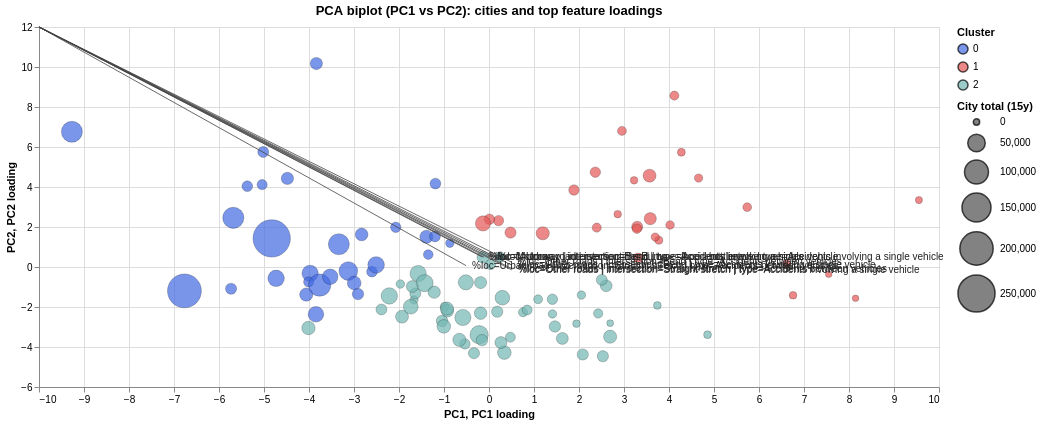

Notebook source saved alongside this figure:
### Code cell
# PCA biplot (Altair): cities as points, top loadings as arrows
# Uses existing PC1/PC2 scores (scatter_df) and PCA loadings from pca2
loadings = (
    pd.DataFrame(pca2.components_.T, index=pct_cols_use, columns=["pc1_loading", "pc2_loading"])
    .reset_index()
    .rename(columns={"index": "feature"})
)
loadings["absmax"] = loadings[["pc1_loading", "pc2_loading"]].abs().max(axis=1)
# Fewer arrows to reduce clutter
loadings_top = loadings.nlargest(8, "absmax")
arrow_scale = 2.0
loadings_top["pc1_arrow"] = loadings_top["pc1_loading"] * arrow_scale
loadings_top["pc2_arrow"] = loadings_top["pc2_loading"] * arrow_scale

# Shared color scale for clusters (royal blue first)
cluster_scale = alt.Scale(
    range=[
        "royalblue",
        "#e45756",
        "#72b7b2",
        "#f58518",
        "#54a24b",
        "#eeca3b",
        "#b279a2",
        "#ff9da6",
        "#9c755f",
        "#bab0ab",
    ]
)

points = (
    alt.Chart(scatter_df)
    .mark_circle(opacity=0.7, stroke="black", strokeWidth=0.3)
    .encode(
        x=alt.X("pc1", title="PC1"),
        y=alt.Y("pc2", title="PC2"),
        color=alt.Color("cluster:N", scale=cluster_scale, legend=alt.Legend(title="Cluster")),
        size=alt.Size("city_total_15y", title="City total (15y)", scale=alt.Scale(range=[40, 1400])),
        tooltip=["city", "cluster:N", alt.Tooltip("city_total_15y", format=",")],
    )
    .properties(width=900, height=360)
)

# Arrows from origin to scaled loading tip (typed x/y to avoid Vega-Lite type errors)
arrows = (
    alt.Chart(loadings_top)
    .mark_rule(color="#444", opacity=0.8)
    .encode(
        x=alt.X("pc1_arrow:Q", title="PC1 loading"),
        x2=alt.value(0),
        y=alt.Y("pc2_arrow:Q", title="PC2 loading"),
        y2=alt.value(0),
        tooltip=["feature", alt.Tooltip("pc1_loading", format=".3f"), alt.Tooltip("pc2_loading", format=".3f")],
    )
)

arrow_labels = (
    alt.Chart(loadings_top)
    .mark_text(dx=6, dy=0, align="left", fontSize=10, color="#222")
    .encode(
        x="pc1_arrow:Q",
        y="pc2_arrow:Q",
        text="feature",
    )
)

biplot = (points + arrows + arrow_labels).properties(
    title="PCA biplot (PC1 vs PC2): cities and top feature loadings"
)

biplot

### Figure 1 — Vega-Lite specification as saved in the notebook (floating-point values rounded to 4 significant figures)
{"config": {"view": {"continuousWidth": 300, "continuousHeight": 300}}, "layer": [{"data": {"name": "data-f9d9a98d16eb04e937f2fb3351f4aab8"}, "mark": {"type": "circle", "opacity": 0.7, "stroke": "black", "strokeWidth": 0.3}, "encoding": {"color": {"field": "cluster", "legend": {"title": "Cluster"}, "scale": {"range": ["royalblue", "#e45756", "#72b7b2", "#f58518", "#54a24b", "#eeca3b", "#b279a2", "#ff9da6", "#9c755f", "#bab0ab"]}, "type": "nominal"}, "size": {"field": "city_total_15y", "scale": {"range": [40, 1400]}, "title": "City total (15y)", "type": "quantitative"}, "tooltip": [{"field": "city", "type": "nominal"}, {"field": "cluster", "type": "nominal"}, {"field": "city_total_15y", "format": ",", "type": "quantitative"}], "x": {"field": "pc1", "title": "PC1", "type": "quantitative"}, "y": {"field": "pc2", "title": "PC2", "type": "quantitative"}}}, {"data": {"name": "data-6879870027a2fa0d95b084c129ffd3d7"}, "mark": {"type": "rule", "color": "#444", "opacity": 0.8}, "encoding": {"tooltip": [{"field": "feature", "type": "nominal"}, {"field": "pc1_loading", "format": ".3f", "type": "quantitative"}, {"field": "pc2_loading", "format": ".3f", "type": "quantitative"}], "x": {"field": "pc1_arrow", "title": "PC1 loading", "type": "quantitative"}, "x2": {"value": 0}, "y": {"field": "pc2_arrow", "title": "PC2 loading", "type": "quantitative"}, "y2": {"value": 0}}}, {"data": {"name": "data-6879870027a2fa0d95b084c129ffd3d7"}, "mark": {"type": "text", "align": "left", "color": "#222", "dx": 6, "dy": 0, "fontSize": 10}, "encoding": {"text": {"field": "feature", "type": "nominal"}, "x": {"field": "pc1_arrow", "type": "quantitative"}, "y": {"field": "pc2_arrow", "type": "quantitative"}}}], "height": 360, "title": "PCA biplot (PC1 vs PC2): cities and top feature loadings", "width": 900, "$schema": "https://vega.github.io/schema/vega-lite/v5.20.1.json", "datasets": {"data-f9d9a98d16eb04e937f2fb3351f4aab8": [{"pc1": 0.7553, "pc2": -2.267, "cluster": 2, "city": "Agrigento", "city_total_15y": 7922.0}, {"pc1": -0.1867, "pc2": -0.7787, "cluster": 2, "city": "Alessandria", "city_total_15y": 19940.0}, {"pc1": -1.392, "pc2": 1.512, "cluster": 0, "city": "Ancona", "city_total_15y": 24750.0}, {"pc1": 0.4782, "pc2": 1.721, "cluster": 1, "city": "Arezzo", "city_total_15y": 15850.0}, {"pc1": -2.072, "pc2": 1.986, "cluster": 0, "city": "Ascoli Piceno", "city_total_15y": 12500.0}, {"pc1": 0.2462, "pc2": 0.5434, "cluster": 2, "city": "Asti", "city_total_15y": 7192.0}, {"pc1": 2.955, "pc2": 6.805, "cluster": 1, "city": "Avellino", "city_total_15y": 7573.0}, {"pc1": -0.2193, "pc2": -3.385, "cluster": 2, "city": "Bari", "city_total_15y": 55040.0}, {"pc1": -0.5353, "pc2": -3.846, "cluster": 2, "city": "Barletta-Andria-Trani", "city_total_15y": 12770.0}, {"pc1": 5.738, "pc2": 2.992, "cluster": 1, "city": "Belluno", "city_total_15y": 6973.0}, {"pc1": 3.774, "pc2": 1.341, "cluster": 1, "city": "Benevento", "city_total_15y": 4566.0}, {"pc1": -1.574, "pc2": -0.3284, "cluster": 2, "city": "Bergamo", "city_total_15y": 42360.0}, {"pc1": -1.667, "pc2": -1.646, "cluster": 2, "city": "Biella", "city_total_15y": 5556.0}, {"pc1": -3.126, "pc2": -0.2021, "cluster": 0, "city": "Bologna", "city_total_15y": 57780.0}, {"pc1": 3.568, "pc2": 4.566, "cluster": 1, "city": "Bolzano/Bozen", "city_total_15y": 24080.0}, {"pc1": -1.431, "pc2": -0.8081, "cluster": 2, "city": "Brescia", "city_total_15y": 47190.0}, {"pc1": 2.083, "pc2": -4.373, "cluster": 2, "city": "Brindisi", "city_total_15y": 15850.0}, {"pc1": -0.1562, "pc2": -3.657, "cluster": 2, "city": "Cagliari", "city_total_15y": 17000.0}, {"pc1": -0.984, "pc2": -1.984, "cluster": 2, "city": "Caltanissetta", "city_total_15y": 7696.0}, {"pc1": 3.694, "pc2": 1.499, "cluster": 1, "city": "Campobasso", "city_total_15y": 5352.0}, {"pc1": 2.693, "pc2": -2.808, "cluster": 2, "city": "Carbonia-Iglesias", "city_total_15y": 1237.0}, {"pc1": -1.218, "pc2": -1.261, "cluster": 2, "city": "Caserta", "city_total_15y": 20700.0}, {"pc1": -3.975, "pc2": -0.318, "cluster": 0, "city": "Catania", "city_total_15y": 42410.0}, {"pc1": 2.394, "pc2": 1.968, "cluster": 1, "city": "Catanzaro", "city_total_15y": 8145.0}, {"pc1": 0.2122, "pc2": 2.321, "cluster": 1, "city": "Chieti", "city_total_15y": 12500.0}, {"pc1": -2.83, "pc2": 1.627, "cluster": 0, "city": "Como", "city_total_15y": 22590.0}, {"pc1": 1.888, "pc2": 3.85, "cluster": 1, "city": "Cosenza", "city_total_15y": 12880.0}, {"pc1": -0.3341, "pc2": -4.309, "cluster": 2, "city": "Cremona", "city_total_15y": 15720.0}, {"pc1": 3.741, "pc2": -1.923, "cluster": 2, "city": "Crotone", "city_total_15y": 3792.0}, {"pc1": 2.605, "pc2": -0.9379, "cluster": 2, "city": "Cuneo", "city_total_15y": 18390.0}, {"pc1": 3.224, "pc2": 4.331, "cluster": 1, "city": "Enna", "city_total_15y": 3114.0}, {"pc1": 0.2427, "pc2": 0.4602, "cluster": 2, "city": "Fermo", "city_total_15y": 8779.0}, {"pc1": -1.043, "pc2": -2.697, "cluster": 2, "city": "Ferrara", "city_total_15y": 17440.0}, {"pc1": -3.337, "pc2": 1.137, "cluster": 0, "city": "Firenze", "city_total_15y": 75030.0}, {"pc1": 1.629, "pc2": -3.572, "cluster": 2, "city": "Foggia", "city_total_15y": 19250.0}, {"pc1": -1.933, "pc2": -2.482, "cluster": 2, "city": "Forlì-Cesena", "city_total_15y": 23640.0}, {"pc1": 3.293, "pc2": 2.014, "cluster": 1, "city": "Frosinone", "city_total_15y": 15320.0}, {"pc1": -9.269, "pc2": 6.763, "cluster": 0, "city": "Genova", "city_total_15y": 75150.0}, {"pc1": -1.97, "pc2": -0.852, "cluster": 2, "city": "Gorizia", "city_total_15y": 6290.0}, {"pc1": 1.409, "pc2": -1.61, "cluster": 2, "city": "Grosseto", "city_total_15y": 12840.0}, {"pc1": -5.017, "pc2": 5.751, "cluster": 0, "city": "Imperia", "city_total_15y": 15040.0}, {"pc1": 9.554, "pc2": 3.347, "cluster": 1, "city": "Isernia", "city_total_15y": 2230.0}, {"pc1": 3.286, "pc2": 1.914, "cluster": 1, "city": "L\"'Aquila", "city_total_15y": 9677.0}, {"pc1": -5.042, "pc2": 4.118, "cluster": 0, "city": "La Spezia", "city_total_15y": 11790.0}, {"pc1": 2.691, "pc2": -3.484, "cluster": 2, "city": "Latina", "city_total_15y": 24740.0}, {"pc1": 0.3406, "pc2": -4.278, "cluster": 2, "city": "Lecce", "city_total_15y": 27370.0}, {"pc1": 0.008422, "pc2": 2.387, "cluster": 1, "city": "Lecco", "city_total_15y": 12940.0}, {"pc1": -4.061, "pc2": -1.379, "cluster": 0, "city": "Livorno", "city_total_15y": 25260.0}, {"pc1": 1.091, "pc2": -1.616, "cluster": 2, "city": "Lodi", "city_total_15y": 7310.0}, {"pc1": -2.996, "pc2": -0.7998, "cluster": 0, "city": "Lucca", "city_total_15y": 27900.0}, {"pc1": 2.506, "pc2": -0.644, "cluster": 2, "city": "Macerata", "city_total_15y": 14950.0}, {"pc1": 2.53, "pc2": -4.461, "cluster": 2, "city": "Mantova", "city_total_15y": 16160.0}, {"pc1": -4.006, "pc2": -0.7455, "cluster": 0, "city": "Massa-Carrara", "city_total_15y": 12170.0}, {"pc1": 2.053, "pc2": -1.404, "cluster": 2, "city": "Matera", "city_total_15y": 6019.0}, {"pc1": 8.145, "pc2": -1.565, "cluster": 1, "city": "Medio Campidano", "city_total_15y": 597.0}, {"pc1": -3.836, "pc2": 10.17, "cluster": 0, "city": "Messina", "city_total_15y": 20560.0}, {"pc1": -6.768, "pc2": -1.195, "cluster": 0, "city": "Milano", "city_total_15y": 207400.0}, {"pc1": -0.5807, "pc2": -2.526, "cluster": 2, "city": "Modena", "city_total_15y": 41580.0}, {"pc1": -3.846, "pc2": -2.363, "cluster": 0, "city": "Monza e della Brianza", "city_total_15y": 38210.0}, {"pc1": -5.681, "pc2": 2.46, "cluster": 0, "city": "Napoli", "city_total_15y": 76160.0}, {"pc1": -1.638, "pc2": -1.325, "cluster": 2, "city": "Novara", "city_total_15y": 15220.0}, {"pc1": 6.615, "pc2": 0.1588, "cluster": 1, "city": "Nuoro", "city_total_15y": 4796.0}, {"pc1": 7.549, "pc2": -0.3651, "cluster": 1, "city": "Ogliastra", "city_total_15y": 686.0}, {"pc1": 1.944, "pc2": -2.833, "cluster": 2, "city": "Olbia-Tempio", "city_total_15y": 3291.0}, {"pc1": 4.856, "pc2": -3.383, "cluster": 2, "city": "Oristano", "city_total_15y": 3969.0}, {"pc1": -2.215, "pc2": -1.447, "cluster": 2, "city": "Padova", "city_total_15y": 42790.0}, {"pc1": -4.731, "pc2": -0.5675, "cluster": 0, "city": "Palermo", "city_total_15y": 43250.0}, {"pc1": -0.1862, "pc2": -2.308, "cluster": 2, "city": "Parma", "city_total_15y": 22030.0}, {"pc1": -0.9247, "pc2": -2.188, "cluster": 2, "city": "Pavia", "city_total_15y": 22460.0}, {"pc1": 1.194, "pc2": 1.687, "cluster": 1, "city": "Perugia", "city_total_15y": 25060.0}, {"pc1": -1.705, "pc2": -0.9758, "cluster": 2, "city": "Pesaro e Urbino", "city_total_15y": 18600.0}, {"pc1": -2.601, "pc2": -0.2314, "cluster": 0, "city": "Pescara", "city_total_15y": 13750.0}, {"pc1": 0.1823, "pc2": -2.234, "cluster": 2, "city": "Piacenza", "city_total_15y": 16270.0}, {"pc1": -0.9342, "pc2": -2.078, "cluster": 2, "city": "Pisa", "city_total_15y": 24430.0}, {"pc1": -1.201, "pc2": 1.526, "cluster": 0, "city": "Pistoia", "city_total_15y": 14440.0}, {"pc1": 0.848, "pc2": -2.152, "cluster": 2, "city": "Pordenone", "city_total_15y": 11050.0}, {"pc1": 4.119, "pc2": 8.568, "cluster": 1, "city": "Potenza", "city_total_15y": 8010.0}, {"pc1": -5.731, "pc2": -1.085, "cluster": 0, "city": "Prato", "city_total_15y": 15660.0}, {"pc1": 0.4752, "pc2": -3.511, "cluster": 2, "city": "Ragusa", "city_total_15y": 11180.0}, {"pc1": -0.6585, "pc2": -3.642, "cluster": 2, "city": "Ravenna", "city_total_15y": 25150.0}, {"pc1": -1.191, "pc2": 4.171, "cluster": 0, "city": "Reggio di Calabria", "city_total_15y": 14330.0}, {"pc1": -1.005, "pc2": -2.968, "cluster": 2, "city": "Reggio nell\"'Emilia", "city_total_15y": 27290.0}, {"pc1": 4.657, "pc2": 4.447, "cluster": 1, "city": "Rieti", "city_total_15y": 5559.0}, {"pc1": -4.013, "pc2": -3.052, "cluster": 2, "city": "Rimini", "city_total_15y": 25980.0}, {"pc1": -4.829, "pc2": 1.43, "cluster": 0, "city": "Roma", "city_total_15y": 254100.0}, {"pc1": 2.426, "pc2": -2.323, "cluster": 2, "city": "Rovigo", "city_total_15y": 8711.0}, {"pc1": -0.1334, "pc2": 2.179, "cluster": 1, "city": "Salerno", "city_total_15y": 35970.0}, {"pc1": 1.465, "pc2": -2.973, "cluster": 2, "city": "Sassari", "city_total_15y": 16890.0}, {"pc1": -4.48, "pc2": 4.429, "cluster": 0, "city": "Savona", "city_total_15y": 20910.0}, {"pc1": 2.363, "pc2": 4.741, "cluster": 1, "city": "Siena", "city_total_15y": 12890.0}, {"pc1": -2.39, "pc2": -2.123, "cluster": 2, "city": "Siracusa", "city_total_15y": 14710.0}, {"pc1": 4.024, "pc2": 2.099, "cluster": 1, "city": "Sondrio", "city_total_15y": 6309.0}, {"pc1": 6.757, "pc2": -1.412, "cluster": 1, "city": "Sud Sardegna", "city_total_15y": 3686.0}, {"pc1": 0.2649, "pc2": -3.779, "cluster": 2, "city": "Taranto", "city_total_15y": 19320.0}, {"pc1": 0.03476, "pc2": 0.1273, "cluster": 2, "city": "Teramo", "city_total_15y": 12560.0}, {"pc1": -1.35, "pc2": 0.6194, "cluster": 0, "city": "Terni", "city_total_15y": 10130.0}, {"pc1": -3.763, "pc2": -0.9035, "cluster": 0, "city": "Torino", "city_total_15y": 85460.0}, {"pc1": -2.911, "pc2": -1.353, "cluster": 0, "city": "Trapani", "city_total_15y": 17050.0}, {"pc1": 3.584, "pc2": 2.416, "cluster": 1, "city": "Trento", "city_total_15y": 20240.0}, {"pc1": 0.2974, "pc2": -1.535, "cluster": 2, "city": "Treviso", "city_total_15y": 32810.0}, {"pc1": -5.371, "pc2": 4.041, "cluster": 0, "city": "Trieste", "city_total_15y": 13640.0}, {"pc1": -0.1339, "pc2": 0.4899, "cluster": 2, "city": "Udine", "city_total_15y": 18840.0}, {"pc1": 4.274, "pc2": 5.735, "cluster": 1, "city": "Valle d\"'Aosta/Vallée d\"'Aoste", "city_total_15y": 4335.0}, {"pc1": -3.529, "pc2": -0.4904, "cluster": 0, "city": "Varese", "city_total_15y": 37650.0}, {"pc1": -0.5138, "pc2": -0.7656, "cluster": 2, "city": "Venezia", "city_total_15y": 35570.0}, {"pc1": -0.8699, "pc2": 1.188, "cluster": 0, "city": "Verbano-Cusio-Ossola", "city_total_15y": 5842.0}, {"pc1": 1.409, "pc2": -2.345, "cluster": 2, "city": "Vercelli", "city_total_15y": 6022.0}, {"pc1": -2.509, "pc2": 0.1034, "cluster": 0, "city": "Verona", "city_total_15y": 44070.0}, {"pc1": 2.86, "pc2": 2.641, "cluster": 1, "city": "Vibo Valentia", "city_total_15y": 3076.0}, {"pc1": -1.738, "pc2": -1.986, "cluster": 2, "city": "Vicenza", "city_total_15y": 33220.0}, {"pc1": 3.314, "pc2": 0.4549, "cluster": 1, "city": "Viterbo", "city_total_15y": 11020.0}], "data-6879870027a2fa0d95b084c129ffd3d7": [{"feature": "%loc=Other roads | intersection=Straight stretch | type=Accidents between vehicles", "pc1_loading": 0.2605, "pc2_loading": -0.05032, "absmax": 0.2605, "pc1_arrow": 0.521, "pc2_arrow": -0.1006}, {"feature": "%loc=Urban road | intersection=Straight stretch | type=Accidents between vehicles", "pc1_loading": -0.2544, "pc2_loading": 0.03331, "absmax": 0.2544, "pc1_arrow": -0.5088, "pc2_arrow": 0.06663}, {"feature": "%loc=Other roads | intersection=Straight stretch | type=Accidents involving a single vehicle", "pc1_loading": 0.2536, "pc2_loading": -0.0722, "absmax": 0.2536, "pc1_arrow": 0.5072, "pc2_arrow": -0.1444}, {"feature": "%loc=Other roads | intersection=Bend | type=Accidents involving a single vehicle", "pc1_loading": 0.2531, "pc2_loading": 0.04514, "absmax": 0.2531, "pc1_arrow": 0.5061, "pc2_arrow": 0.09029}, {"feature": "%loc=Motorway | intersection=Bend | type=Accidents between vehicles", "pc1_loading": -0.07383, "pc2_loading": 0.2483, "absmax": 0.2483, "pc1_arrow": -0.1477, "pc2_arrow": 0.4967}, {"feature": "%loc=Motorway | intersection=Bend | type=Accidents involving a single vehicle", "pc1_loading": -0.05748, "pc2_loading": 0.2477, "absmax": 0.2477, "pc1_arrow": -0.115, "pc2_arrow": 0.4954}, {"feature": "%loc=Other roads | intersection=Bend | type=Accidents between vehicles", "pc1_loading": 0.2475, "pc2_loading": 0.1251, "absmax": 0.2475, "pc1_arrow": 0.4949, "pc2_arrow": 0.2502}, {"feature": "%loc=Urban road | intersection=Bump - slope - bottleneck | type=Accidents involving a single vehicle", "pc1_loading": 0.03914, "pc2_loading": 0.2459, "absmax": 0.2459, "pc1_arrow": 0.07828, "pc2_arrow": 0.4918}]}}
